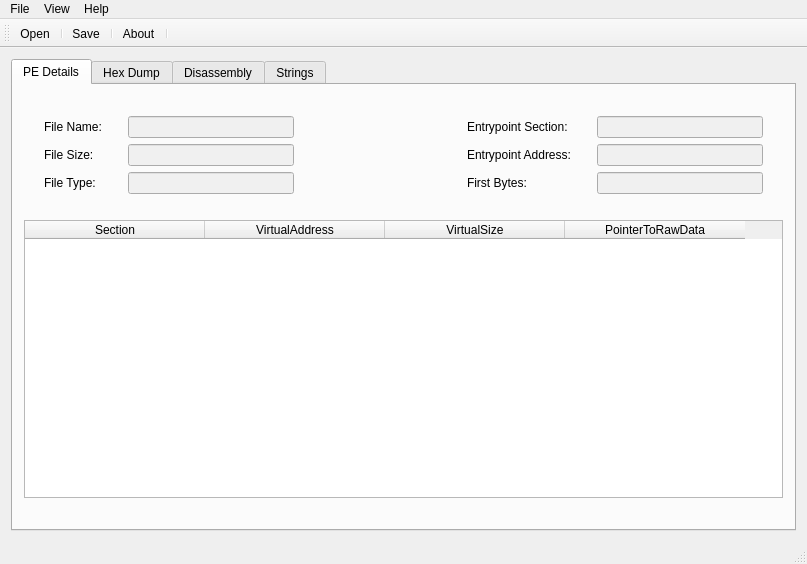
<?xml version="1.0" encoding="UTF-8"?>
<ui version="4.0">
 <class>DisassemblerClass</class>
 <widget class="QMainWindow" name="DisassemblerClass">
  <property name="geometry">
   <rect>
    <x>0</x>
    <y>0</y>
    <width>807</width>
    <height>564</height>
   </rect>
  </property>
  <property name="windowTitle">
   <string>Disassembler++</string>
  </property>
  <widget class="QWidget" name="centralWidget">
   <layout class="QVBoxLayout" name="verticalLayout">
    <item>
     <widget class="QTabWidget" name="tabWidget">
      <property name="currentIndex">
       <number>0</number>
      </property>
      <widget class="QWidget" name="tab_4">
       <attribute name="title">
        <string>PE Details</string>
       </attribute>
       <layout class="QVBoxLayout" name="verticalLayout_3">
        <item>
         <spacer name="verticalSpacer_3">
          <property name="orientation">
           <enum>Qt::Vertical</enum>
          </property>
          <property name="sizeType">
           <enum>QSizePolicy::Fixed</enum>
          </property>
          <property name="sizeHint" stdset="0">
           <size>
            <width>20</width>
            <height>20</height>
           </size>
          </property>
         </spacer>
        </item>
        <item>
         <layout class="QGridLayout" name="gridLayout">
          <item row="2" column="1">
           <widget class="QLabel" name="label">
            <property name="text">
             <string>File Type:</string>
            </property>
           </widget>
          </item>
          <item row="0" column="2">
           <spacer name="horizontalSpacer_2">
            <property name="orientation">
             <enum>Qt::Horizontal</enum>
            </property>
            <property name="sizeType">
             <enum>QSizePolicy::Fixed</enum>
            </property>
            <property name="sizeHint" stdset="0">
             <size>
              <width>20</width>
              <height>20</height>
             </size>
            </property>
           </spacer>
          </item>
          <item row="0" column="9">
           <widget class="QLineEdit" name="epSectionEdit">
            <property name="palette">
             <palette>
              <active>
               <colorrole role="Base">
                <brush brushstyle="SolidPattern">
                 <color alpha="255">
                  <red>240</red>
                  <green>240</green>
                  <blue>240</blue>
                 </color>
                </brush>
               </colorrole>
              </active>
              <inactive>
               <colorrole role="Base">
                <brush brushstyle="SolidPattern">
                 <color alpha="255">
                  <red>240</red>
                  <green>240</green>
                  <blue>240</blue>
                 </color>
                </brush>
               </colorrole>
              </inactive>
              <disabled>
               <colorrole role="Base">
                <brush brushstyle="SolidPattern">
                 <color alpha="255">
                  <red>240</red>
                  <green>240</green>
                  <blue>240</blue>
                 </color>
                </brush>
               </colorrole>
              </disabled>
             </palette>
            </property>
            <property name="readOnly">
             <bool>true</bool>
            </property>
           </widget>
          </item>
          <item row="1" column="9">
           <widget class="QLineEdit" name="epAddressEdit">
            <property name="palette">
             <palette>
              <active>
               <colorrole role="Base">
                <brush brushstyle="SolidPattern">
                 <color alpha="255">
                  <red>240</red>
                  <green>240</green>
                  <blue>240</blue>
                 </color>
                </brush>
               </colorrole>
              </active>
              <inactive>
               <colorrole role="Base">
                <brush brushstyle="SolidPattern">
                 <color alpha="255">
                  <red>240</red>
                  <green>240</green>
                  <blue>240</blue>
                 </color>
                </brush>
               </colorrole>
              </inactive>
              <disabled>
               <colorrole role="Base">
                <brush brushstyle="SolidPattern">
                 <color alpha="255">
                  <red>240</red>
                  <green>240</green>
                  <blue>240</blue>
                 </color>
                </brush>
               </colorrole>
              </disabled>
             </palette>
            </property>
            <property name="readOnly">
             <bool>true</bool>
            </property>
           </widget>
          </item>
          <item row="0" column="3">
           <widget class="QLineEdit" name="fileNameEdit">
            <property name="palette">
             <palette>
              <active>
               <colorrole role="Base">
                <brush brushstyle="SolidPattern">
                 <color alpha="255">
                  <red>240</red>
                  <green>240</green>
                  <blue>240</blue>
                 </color>
                </brush>
               </colorrole>
              </active>
              <inactive>
               <colorrole role="Base">
                <brush brushstyle="SolidPattern">
                 <color alpha="255">
                  <red>240</red>
                  <green>240</green>
                  <blue>240</blue>
                 </color>
                </brush>
               </colorrole>
              </inactive>
              <disabled>
               <colorrole role="Base">
                <brush brushstyle="SolidPattern">
                 <color alpha="255">
                  <red>240</red>
                  <green>240</green>
                  <blue>240</blue>
                 </color>
                </brush>
               </colorrole>
              </disabled>
             </palette>
            </property>
            <property name="readOnly">
             <bool>true</bool>
            </property>
           </widget>
          </item>
          <item row="2" column="7">
           <widget class="QLabel" name="label_2">
            <property name="text">
             <string>First Bytes:</string>
            </property>
           </widget>
          </item>
          <item row="0" column="8">
           <spacer name="horizontalSpacer_3">
            <property name="orientation">
             <enum>Qt::Horizontal</enum>
            </property>
            <property name="sizeType">
             <enum>QSizePolicy::Fixed</enum>
            </property>
            <property name="sizeHint" stdset="0">
             <size>
              <width>20</width>
              <height>20</height>
             </size>
            </property>
           </spacer>
          </item>
          <item row="1" column="1">
           <widget class="QLabel" name="label_3">
            <property name="text">
             <string>File Size:</string>
            </property>
           </widget>
          </item>
          <item row="0" column="0">
           <spacer name="horizontalSpacer_4">
            <property name="orientation">
             <enum>Qt::Horizontal</enum>
            </property>
            <property name="sizeType">
             <enum>QSizePolicy::Fixed</enum>
            </property>
            <property name="sizeHint" stdset="0">
             <size>
              <width>20</width>
              <height>20</height>
             </size>
            </property>
           </spacer>
          </item>
          <item row="2" column="9">
           <widget class="QLineEdit" name="firstBytesEdit">
            <property name="palette">
             <palette>
              <active>
               <colorrole role="Base">
                <brush brushstyle="SolidPattern">
                 <color alpha="255">
                  <red>240</red>
                  <green>240</green>
                  <blue>240</blue>
                 </color>
                </brush>
               </colorrole>
              </active>
              <inactive>
               <colorrole role="Base">
                <brush brushstyle="SolidPattern">
                 <color alpha="255">
                  <red>240</red>
                  <green>240</green>
                  <blue>240</blue>
                 </color>
                </brush>
               </colorrole>
              </inactive>
              <disabled>
               <colorrole role="Base">
                <brush brushstyle="SolidPattern">
                 <color alpha="255">
                  <red>240</red>
                  <green>240</green>
                  <blue>240</blue>
                 </color>
                </brush>
               </colorrole>
              </disabled>
             </palette>
            </property>
            <property name="readOnly">
             <bool>true</bool>
            </property>
           </widget>
          </item>
          <item row="2" column="3">
           <widget class="QLineEdit" name="fileTypeEdit">
            <property name="palette">
             <palette>
              <active>
               <colorrole role="Base">
                <brush brushstyle="SolidPattern">
                 <color alpha="255">
                  <red>240</red>
                  <green>240</green>
                  <blue>240</blue>
                 </color>
                </brush>
               </colorrole>
              </active>
              <inactive>
               <colorrole role="Base">
                <brush brushstyle="SolidPattern">
                 <color alpha="255">
                  <red>240</red>
                  <green>240</green>
                  <blue>240</blue>
                 </color>
                </brush>
               </colorrole>
              </inactive>
              <disabled>
               <colorrole role="Base">
                <brush brushstyle="SolidPattern">
                 <color alpha="255">
                  <red>240</red>
                  <green>240</green>
                  <blue>240</blue>
                 </color>
                </brush>
               </colorrole>
              </disabled>
             </palette>
            </property>
            <property name="readOnly">
             <bool>true</bool>
            </property>
           </widget>
          </item>
          <item row="0" column="4">
           <spacer name="horizontalSpacer">
            <property name="orientation">
             <enum>Qt::Horizontal</enum>
            </property>
            <property name="sizeHint" stdset="0">
             <size>
              <width>40</width>
              <height>20</height>
             </size>
            </property>
           </spacer>
          </item>
          <item row="1" column="7">
           <widget class="QLabel" name="label_5">
            <property name="text">
             <string>Entrypoint Address:</string>
            </property>
           </widget>
          </item>
          <item row="0" column="7">
           <widget class="QLabel" name="label_6">
            <property name="text">
             <string>Entrypoint Section:</string>
            </property>
           </widget>
          </item>
          <item row="0" column="1">
           <widget class="QLabel" name="label_4">
            <property name="text">
             <string>File Name:</string>
            </property>
           </widget>
          </item>
          <item row="1" column="3">
           <widget class="QLineEdit" name="fileSizeEdit">
            <property name="palette">
             <palette>
              <active>
               <colorrole role="Base">
                <brush brushstyle="SolidPattern">
                 <color alpha="255">
                  <red>240</red>
                  <green>240</green>
                  <blue>240</blue>
                 </color>
                </brush>
               </colorrole>
              </active>
              <inactive>
               <colorrole role="Base">
                <brush brushstyle="SolidPattern">
                 <color alpha="255">
                  <red>240</red>
                  <green>240</green>
                  <blue>240</blue>
                 </color>
                </brush>
               </colorrole>
              </inactive>
              <disabled>
               <colorrole role="Base">
                <brush brushstyle="SolidPattern">
                 <color alpha="255">
                  <red>240</red>
                  <green>240</green>
                  <blue>240</blue>
                 </color>
                </brush>
               </colorrole>
              </disabled>
             </palette>
            </property>
            <property name="readOnly">
             <bool>true</bool>
            </property>
           </widget>
          </item>
          <item row="0" column="10">
           <spacer name="horizontalSpacer_5">
            <property name="orientation">
             <enum>Qt::Horizontal</enum>
            </property>
            <property name="sizeType">
             <enum>QSizePolicy::Fixed</enum>
            </property>
            <property name="sizeHint" stdset="0">
             <size>
              <width>20</width>
              <height>20</height>
             </size>
            </property>
           </spacer>
          </item>
         </layout>
        </item>
        <item>
         <spacer name="verticalSpacer">
          <property name="orientation">
           <enum>Qt::Vertical</enum>
          </property>
          <property name="sizeType">
           <enum>QSizePolicy::Fixed</enum>
          </property>
          <property name="sizeHint" stdset="0">
           <size>
            <width>20</width>
            <height>20</height>
           </size>
          </property>
         </spacer>
        </item>
        <item>
         <widget class="QTableWidget" name="tableWidgetPESections">
          <property name="autoScroll">
           <bool>false</bool>
          </property>
          <property name="editTriggers">
           <set>QAbstractItemView::NoEditTriggers</set>
          </property>
          <property name="alternatingRowColors">
           <bool>true</bool>
          </property>
          <property name="selectionMode">
           <enum>QAbstractItemView::SingleSelection</enum>
          </property>
          <property name="selectionBehavior">
           <enum>QAbstractItemView::SelectRows</enum>
          </property>
          <property name="textElideMode">
           <enum>Qt::ElideRight</enum>
          </property>
          <property name="showGrid">
           <bool>false</bool>
          </property>
          <property name="gridStyle">
           <enum>Qt::SolidLine</enum>
          </property>
          <property name="sortingEnabled">
           <bool>false</bool>
          </property>
          <property name="rowCount">
           <number>0</number>
          </property>
          <property name="columnCount">
           <number>4</number>
          </property>
          <attribute name="horizontalHeaderVisible">
           <bool>true</bool>
          </attribute>
          <attribute name="horizontalHeaderCascadingSectionResizes">
           <bool>false</bool>
          </attribute>
          <attribute name="horizontalHeaderMinimumSectionSize">
           <number>180</number>
          </attribute>
          <attribute name="horizontalHeaderDefaultSectionSize">
           <number>180</number>
          </attribute>
          <attribute name="horizontalHeaderHighlightSections">
           <bool>false</bool>
          </attribute>
          <attribute name="horizontalHeaderShowSortIndicator" stdset="0">
           <bool>false</bool>
          </attribute>
          <attribute name="horizontalHeaderStretchLastSection">
           <bool>false</bool>
          </attribute>
          <column>
           <property name="text">
            <string>Section</string>
           </property>
          </column>
          <column>
           <property name="text">
            <string>VirtualAddress</string>
           </property>
          </column>
          <column>
           <property name="text">
            <string>VirtualSize</string>
           </property>
          </column>
          <column>
           <property name="text">
            <string>PointerToRawData</string>
           </property>
          </column>
         </widget>
        </item>
        <item>
         <spacer name="verticalSpacer_2">
          <property name="orientation">
           <enum>Qt::Vertical</enum>
          </property>
          <property name="sizeType">
           <enum>QSizePolicy::Fixed</enum>
          </property>
          <property name="sizeHint" stdset="0">
           <size>
            <width>20</width>
            <height>20</height>
           </size>
          </property>
         </spacer>
        </item>
       </layout>
      </widget>
      <widget class="QWidget" name="tab">
       <attribute name="title">
        <string>Hex Dump</string>
       </attribute>
       <layout class="QVBoxLayout" name="verticalLayout_2"/>
      </widget>
      <widget class="QWidget" name="tab_2">
       <attribute name="title">
        <string>Disassembly</string>
       </attribute>
      </widget>
      <widget class="QWidget" name="tab_3">
       <attribute name="title">
        <string>Strings</string>
       </attribute>
      </widget>
     </widget>
    </item>
   </layout>
  </widget>
  <widget class="QMenuBar" name="menuBar">
   <property name="geometry">
    <rect>
     <x>0</x>
     <y>0</y>
     <width>807</width>
     <height>21</height>
    </rect>
   </property>
   <widget class="QMenu" name="menuFile">
    <property name="title">
     <string>File</string>
    </property>
    <addaction name="actionOpen"/>
    <addaction name="actionSave"/>
    <addaction name="separator"/>
    <addaction name="actionExit"/>
   </widget>
   <widget class="QMenu" name="menuView">
    <property name="title">
     <string>View</string>
    </property>
   </widget>
   <widget class="QMenu" name="menuHelp">
    <property name="title">
     <string>Help</string>
    </property>
    <addaction name="actionAbout"/>
   </widget>
   <addaction name="menuFile"/>
   <addaction name="menuView"/>
   <addaction name="menuHelp"/>
  </widget>
  <widget class="QToolBar" name="mainToolBar">
   <attribute name="toolBarArea">
    <enum>TopToolBarArea</enum>
   </attribute>
   <attribute name="toolBarBreak">
    <bool>false</bool>
   </attribute>
   <addaction name="actionOpen"/>
   <addaction name="separator"/>
   <addaction name="actionSave"/>
   <addaction name="separator"/>
   <addaction name="actionAbout"/>
   <addaction name="separator"/>
  </widget>
  <widget class="QStatusBar" name="statusBar"/>
  <action name="actionOpen">
   <property name="icon">
    <iconset resource="Disassembler.qrc">
     <normaloff>:/images/Open.ico</normaloff>:/images/Open.ico</iconset>
   </property>
   <property name="text">
    <string>Open</string>
   </property>
  </action>
  <action name="actionSave">
   <property name="icon">
    <iconset resource="Disassembler.qrc">
     <normaloff>:/images/Save.ico</normaloff>:/images/Save.ico</iconset>
   </property>
   <property name="text">
    <string>Save</string>
   </property>
  </action>
  <action name="actionExit">
   <property name="text">
    <string>Exit</string>
   </property>
  </action>
  <action name="actionAbout">
   <property name="icon">
    <iconset resource="Disassembler.qrc">
     <normaloff>:/images/Information.ico</normaloff>:/images/Information.ico</iconset>
   </property>
   <property name="text">
    <string>About</string>
   </property>
  </action>
 </widget>
 <layoutdefault spacing="6" margin="11"/>
 <resources>
  <include location="Disassembler.qrc"/>
 </resources>
 <connections/>
</ui>
